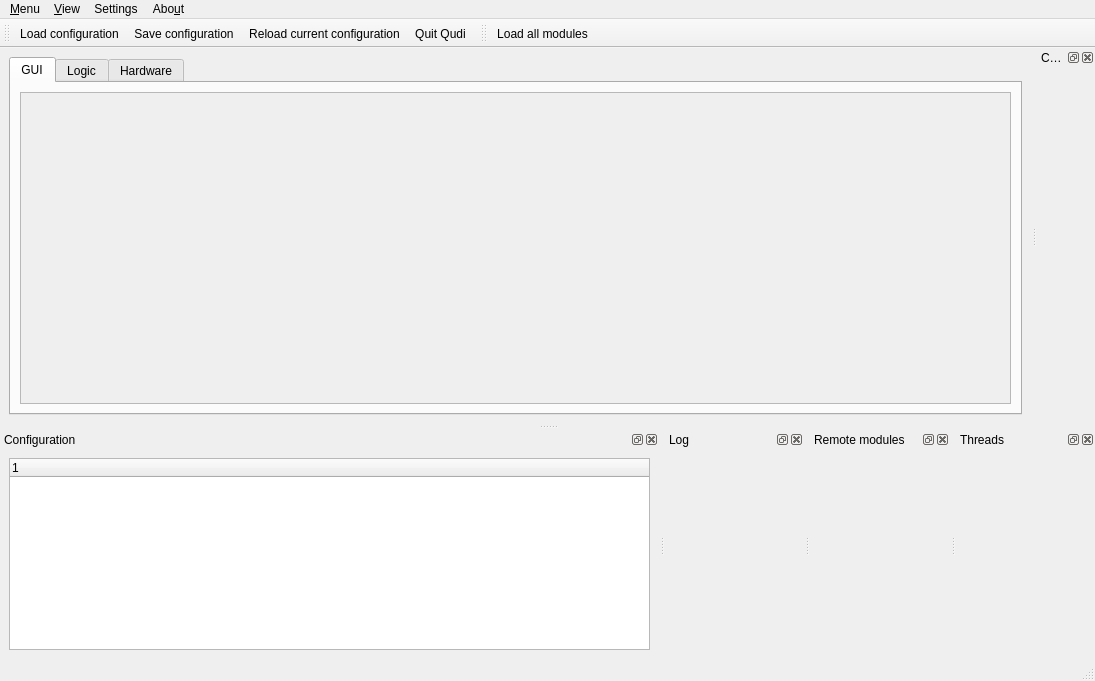
<?xml version="1.0" encoding="UTF-8"?>
<ui version="4.0">
 <class>MainWindow</class>
 <widget class="QMainWindow" name="MainWindow">
  <property name="geometry">
   <rect>
    <x>0</x>
    <y>0</y>
    <width>1095</width>
    <height>681</height>
   </rect>
  </property>
  <property name="windowTitle">
   <string>qudi: Manager</string>
  </property>
  <widget class="QWidget" name="centralwidget">
   <layout class="QGridLayout" name="gridLayout">
    <item row="0" column="0">
     <widget class="QTabWidget" name="tabWidget">
      <property name="sizePolicy">
       <sizepolicy hsizetype="Preferred" vsizetype="Preferred">
        <horstretch>0</horstretch>
        <verstretch>0</verstretch>
       </sizepolicy>
      </property>
      <property name="currentIndex">
       <number>0</number>
      </property>
      <widget class="QWidget" name="tabWidgetPage1">
       <attribute name="title">
        <string>GUI</string>
       </attribute>
       <layout class="QGridLayout" name="gridLayout">
        <item row="1" column="0">
         <widget class="QScrollArea" name="scrollArea">
          <property name="widgetResizable">
           <bool>true</bool>
          </property>
          <widget class="QWidget" name="guiscroll">
           <property name="geometry">
            <rect>
             <x>0</x>
             <y>0</y>
             <width>967</width>
             <height>306</height>
            </rect>
           </property>
          </widget>
         </widget>
        </item>
       </layout>
      </widget>
      <widget class="QWidget" name="tabWidgetPage2">
       <attribute name="title">
        <string>Logic</string>
       </attribute>
       <layout class="QGridLayout" name="gridLayout">
        <item row="0" column="0">
         <widget class="QScrollArea" name="scrollArea">
          <property name="widgetResizable">
           <bool>true</bool>
          </property>
          <widget class="QWidget" name="logicscroll">
           <property name="geometry">
            <rect>
             <x>0</x>
             <y>0</y>
             <width>98</width>
             <height>28</height>
            </rect>
           </property>
          </widget>
         </widget>
        </item>
       </layout>
      </widget>
      <widget class="QWidget" name="tabWidgetPage3">
       <attribute name="title">
        <string>Hardware</string>
       </attribute>
       <layout class="QGridLayout" name="gridLayout">
        <item row="0" column="0">
         <widget class="QScrollArea" name="scrollArea">
          <property name="widgetResizable">
           <bool>true</bool>
          </property>
          <widget class="QWidget" name="hwscroll">
           <property name="geometry">
            <rect>
             <x>0</x>
             <y>0</y>
             <width>967</width>
             <height>306</height>
            </rect>
           </property>
          </widget>
         </widget>
        </item>
       </layout>
      </widget>
     </widget>
    </item>
   </layout>
  </widget>
  <widget class="QMenuBar" name="menubar">
   <property name="geometry">
    <rect>
     <x>0</x>
     <y>0</y>
     <width>1095</width>
     <height>21</height>
    </rect>
   </property>
   <widget class="QMenu" name="menuMenu">
    <property name="title">
     <string>&amp;Menu</string>
    </property>
    <addaction name="actionLoad_configuration" />
    <addaction name="actionReload_current_configuration" />
    <addaction name="actionSave_configuration" />
    <addaction name="separator" />
    <addaction name="action_Load_all_modules" />
    <addaction name="separator" />
    <addaction name="actionQuit" />
   </widget>
   <widget class="QMenu" name="menuAbout">
    <property name="title">
     <string>Abo&amp;ut</string>
    </property>
    <addaction name="actionAbout_Qudi" />
    <addaction name="actionAbout_Qt" />
   </widget>
   <widget class="QMenu" name="menuView">
    <property name="title">
     <string>&amp;View</string>
    </property>
    <addaction name="actionConfigurationView" />
    <addaction name="actionConsoleView" />
    <addaction name="actionLogView" />
    <addaction name="actionRemoteView" />
    <addaction name="actionThreadsView" />
    <addaction name="actionReset_to_default_layout" />
   </widget>
   <widget class="QMenu" name="menuSettings">
    <property name="title">
     <string>Settings</string>
    </property>
    <addaction name="actionConsoleSettings" />
   </widget>
   <addaction name="menuMenu" />
   <addaction name="menuView" />
   <addaction name="menuSettings" />
   <addaction name="menuAbout" />
  </widget>
  <widget class="QStatusBar" name="statusbar" />
  <widget class="QDockWidget" name="configDisplayDockWidget">
   <property name="enabled">
    <bool>true</bool>
   </property>
   <property name="windowTitle">
    <string>Configuration</string>
   </property>
   <attribute name="dockWidgetArea">
    <number>8</number>
   </attribute>
   <widget class="QWidget" name="dockWidgetContents">
    <layout class="QVBoxLayout" name="verticalLayout">
     <item>
      <widget class="QTreeWidget" name="treeWidget">
       <property name="sizePolicy">
        <sizepolicy hsizetype="Preferred" vsizetype="Preferred">
         <horstretch>0</horstretch>
         <verstretch>0</verstretch>
        </sizepolicy>
       </property>
       <column>
        <property name="text">
         <string notr="true">1</string>
        </property>
       </column>
      </widget>
     </item>
    </layout>
   </widget>
  </widget>
  <widget class="QDockWidget" name="consoleDockWidget">
   <property name="windowTitle">
    <string>Console</string>
   </property>
   <attribute name="dockWidgetArea">
    <number>2</number>
   </attribute>
   <widget class="RichJupyterWidget" name="consolewidget" />
  </widget>
  <widget class="QDockWidget" name="logDockWidget">
   <property name="windowTitle">
    <string>Log</string>
   </property>
   <attribute name="dockWidgetArea">
    <number>8</number>
   </attribute>
   <widget class="LogWidget" name="logwidget" />
  </widget>
  <widget class="QDockWidget" name="remoteDockWidget">
   <property name="windowTitle">
    <string>Remote modules</string>
   </property>
   <attribute name="dockWidgetArea">
    <number>8</number>
   </attribute>
   <widget class="RemoteWidget" name="remoteWidget" />
  </widget>
  <widget class="QDockWidget" name="threadDockWidget">
   <property name="windowTitle">
    <string>Threads</string>
   </property>
   <attribute name="dockWidgetArea">
    <number>8</number>
   </attribute>
   <widget class="ThreadWidget" name="threadWidget" />
  </widget>

  <widget class="QToolBar" name="configToolBar">
   <property name="windowTitle">
    <string>toolBar</string>
   </property>
   <attribute name="toolBarArea">
    <enum>TopToolBarArea</enum>
   </attribute>
   <attribute name="toolBarBreak">
    <bool>false</bool>
   </attribute>
   <addaction name="actionLoad_configuration" />
   <addaction name="actionSave_configuration" />
   <addaction name="actionReload_current_configuration" />

   <addaction name="actionQuit" />

  </widget>

  <widget class="QToolBar" name="moduleToolBar">
   <property name="windowTitle">
    <string>toolBar</string>
   </property>
   <attribute name="toolBarArea">
    <enum>TopToolBarArea</enum>
   </attribute>
   <attribute name="toolBarBreak">
    <bool>false</bool>
   </attribute>
   <addaction name="action_Load_all_modules" />
  </widget>
  <action name="actionLoad_configuration">
   <property name="icon">
    <iconset>
     <normaloff>../../artwork/icons/oxygen/22x22/document-open.png</normaloff>../../artwork/icons/oxygen/22x22/document-open.png</iconset>
   </property>
   <property name="text">
    <string>&amp;Load configuration</string>
   </property>
  </action>
  <action name="actionSave_configuration">
   <property name="icon">
    <iconset>
     <normaloff>../../artwork/icons/oxygen/22x22/document-save.png</normaloff>../../artwork/icons/oxygen/22x22/document-save.png</iconset>
   </property>
   <property name="text">
    <string>&amp;Save configuration</string>
   </property>
  </action>
  <action name="action_Load_all_modules">
   <property name="icon">
    <iconset theme="media-playback-start">
     <normaloff>.</normaloff>.</iconset>
   </property>
   <property name="text">
    <string> Load &amp;all modules</string>
   </property>
  </action>
  <action name="actionStart_all_modules">
   <property name="icon">
    <iconset theme="media-playback-start">
     <normaloff>.</normaloff>.</iconset>
   </property>
   <property name="text">
    <string>Start all modules</string>
   </property>
  </action>
  <action name="actionQuit">
   <property name="icon">
    <iconset>
     <normaloff>../../artwork/icons/oxygen/22x22/application-exit.png</normaloff>../../artwork/icons/oxygen/22x22/application-exit.png</iconset>
   </property>
   <property name="text">
    <string>&amp;Quit Qudi</string>
   </property>
   <property name="toolTip">
    . Shortcut:Ctrl+Q<string>Quit Qudi suite. Shortcut:Ctrl+Q</string>
   </property>
   <property name="shortcut">
    <string>Ctrl+Q</string>
   </property>
  </action>
  <action name="actionLogView">
   <property name="checkable">
    <bool>true</bool>
   </property>
   <property name="checked">
    <bool>true</bool>
   </property>
   <property name="icon">
    <iconset>
     <normaloff>.</normaloff>.</iconset>
   </property>
   <property name="text">
    <string>&amp;Log</string>
   </property>
  </action>
  <action name="actionConsoleView">
   <property name="checkable">
    <bool>true</bool>
   </property>
   <property name="checked">
    <bool>true</bool>
   </property>
   <property name="text">
    <string>&amp;Console</string>
   </property>
   <property name="toolTip">
    <string>Console settings</string>
   </property>
  </action>
  <action name="actionAbout_Qudi">
   <property name="icon">
    <iconset>
     <normaloff>../../artwork/icons/qudiTheme/22x22/help-about.png</normaloff>../../artwork/icons/qudiTheme/22x22/help-about.png</iconset>
   </property>
   <property name="text">
    <string>&amp;About Qudi</string>
   </property>
  </action>
  <action name="actionAbout_Qt">
   <property name="icon">
    <iconset>
     <normaloff>../../artwork/icons/qudiTheme/22x22/help-about.png</normaloff>../../artwork/icons/qudiTheme/22x22/help-about.png</iconset>
   </property>
   <property name="text">
    <string>About &amp;Qt</string>
   </property>
  </action>
  <action name="actionConfigurationView">
   <property name="checkable">
    <bool>true</bool>
   </property>
   <property name="checked">
    <bool>false</bool>
   </property>
   <property name="text">
    <string>C&amp;onfiguration</string>
   </property>
  </action>
  <action name="actionReset_to_default_layout">
   <property name="text">
    <string>&amp;Reset to default layout</string>
   </property>
  </action>
  <action name="actionExport_log_as_HTML">
   <property name="icon">
    <iconset theme="document-save-as">
     <normaloff>.</normaloff>.</iconset>
   </property>
   <property name="text">
    <string>&amp;Export log as HTML</string>
   </property>
  </action>
  <action name="actionConsoleSettings">
   <property name="icon">
    <iconset>
     <normaloff>../../artwork/icons/oxygen/22x22/utilities-terminal.png</normaloff>../../artwork/icons/oxygen/22x22/utilities-terminal.png</iconset>
   </property>
   <property name="text">
    <string>&amp;Console</string>
   </property>
  </action>
  <action name="actionThreadsView">
   <property name="checkable">
    <bool>true</bool>
   </property>
   <property name="text">
    <string>&amp;Threads</string>
   </property>
  </action>
  <action name="actionRemoteView">
   <property name="checkable">
    <bool>true</bool>
   </property>
   <property name="text">
    <string>R&amp;emote</string>
   </property>
  </action>
  <action name="actionReload_current_configuration">
   <property name="icon">
    <iconset>
     <normaloff>../../artwork/icons/oxygen/22x22/view-refresh.png</normaloff>../../artwork/icons/oxygen/22x22/view-refresh.png</iconset>
   </property>
   <property name="text">
    <string>&amp;Reload current configuration</string>
   </property>
  </action>
 </widget>
 <customwidgets>
  <customwidget>
   <class>LogWidget</class>
   <extends>QWidget</extends>
   <header>gui.manager.logwidget</header>
   <container>1</container>
  </customwidget>
  <customwidget>
   <class>RichJupyterWidget</class>
   <extends>QWidget</extends>
   <header>qtconsole.rich_jupyter_widget</header>
   <container>1</container>
  </customwidget>
  <customwidget>
   <class>RemoteWidget</class>
   <extends>QWidget</extends>
   <header>gui.manager.remotewidget</header>
   <container>1</container>
  </customwidget>
  <customwidget>
   <class>ThreadWidget</class>
   <extends>QWidget</extends>
   <header>gui.manager.threadwidget</header>
   <container>1</container>
  </customwidget>
 </customwidgets>
 <resources />
 <connections>
  <connection>
   <sender>actionConsoleView</sender>
   <signal>toggled(bool)</signal>
   <receiver>consoleDockWidget</receiver>
   <slot>setVisible(bool)</slot>
   <hints>
    <hint type="sourcelabel">
     <x>-1</x>
     <y>-1</y>
    </hint>
    <hint type="destinationlabel">
     <x>971</x>
     <y>224</y>
    </hint>
   </hints>
  </connection>
  <connection>
   <sender>actionConfigurationView</sender>
   <signal>toggled(bool)</signal>
   <receiver>configDisplayDockWidget</receiver>
   <slot>setVisible(bool)</slot>
   <hints>
    <hint type="sourcelabel">
     <x>-1</x>
     <y>-1</y>
    </hint>
    <hint type="destinationlabel">
     <x>376</x>
     <y>539</y>
    </hint>
   </hints>
  </connection>
  <connection>
   <sender>actionLogView</sender>
   <signal>toggled(bool)</signal>
   <receiver>logDockWidget</receiver>
   <slot>setVisible(bool)</slot>
   <hints>
    <hint type="sourcelabel">
     <x>-1</x>
     <y>-1</y>
    </hint>
    <hint type="destinationlabel">
     <x>886</x>
     <y>539</y>
    </hint>
   </hints>
  </connection>
  <connection>
   <sender>actionThreadsView</sender>
   <signal>toggled(bool)</signal>
   <receiver>threadDockWidget</receiver>
   <slot>setVisible(bool)</slot>
   <hints>
    <hint type="sourcelabel">
     <x>-1</x>
     <y>-1</y>
    </hint>
    <hint type="destinationlabel">
     <x>932</x>
     <y>539</y>
    </hint>
   </hints>
  </connection>
  <connection>
   <sender>actionRemoteView</sender>
   <signal>toggled(bool)</signal>
   <receiver>remoteDockWidget</receiver>
   <slot>setVisible(bool)</slot>
   <hints>
    <hint type="sourcelabel">
     <x>-1</x>
     <y>-1</y>
    </hint>
    <hint type="destinationlabel">
     <x>757</x>
     <y>539</y>
    </hint>
   </hints>
  </connection>
 </connections>
</ui>
